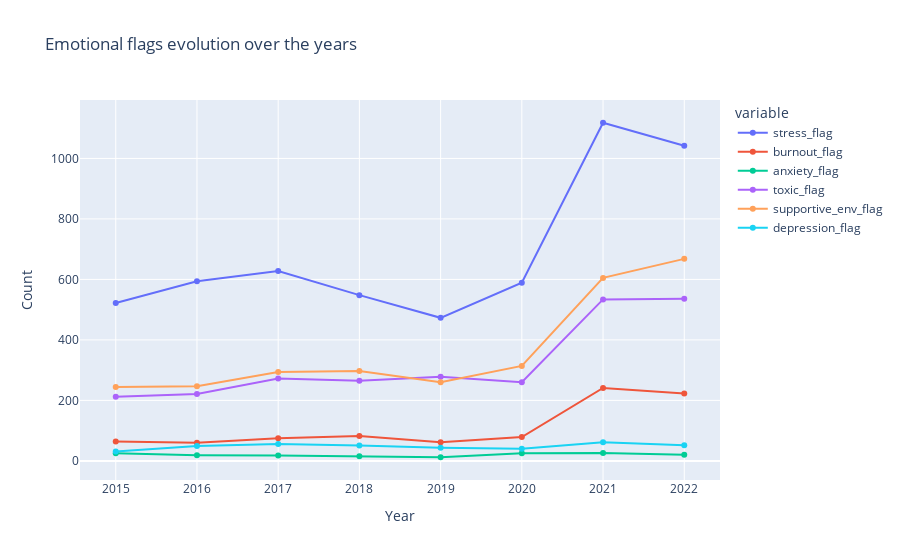

The notebook cell this image was saved under:
### Code cell
# reset index
aggregated_flags_by_year_reset = aggregated_flags_by_year.reset_index()

# create a plotly line plot
fig = px.line(aggregated_flags_by_year_reset, 
              x='year', 
              y=combined_flags, 
              title='Emotional flags evolution over the years',
              labels={'value': 'Count', 'year': 'Year'},
              markers=True)

# Show the plot
fig.show()

### Figure 1 — Plotly figure (JSON) as saved in the notebook; plotly's stock layout.template omitted (floating-point values rounded to 4 significant figures)
{"data": [{"hovertemplate": "variable=stress_flag<br>Year=%{x}<br>Count=%{y}<extra></extra>", "legendgroup": "stress_flag", "line": {"color": "#636efa", "dash": "solid"}, "marker": {"symbol": "circle"}, "mode": "lines+markers", "name": "stress_flag", "orientation": "v", "showlegend": true, "type": "scatter", "x": [2015, 2016, 2017, 2018, 2019, 2020, 2021, 2022], "xaxis": "x", "y": [522, 594, 628, 548, 473, 589, 1118, 1042], "yaxis": "y"}, {"hovertemplate": "variable=burnout_flag<br>Year=%{x}<br>Count=%{y}<extra></extra>", "legendgroup": "burnout_flag", "line": {"color": "#EF553B", "dash": "solid"}, "marker": {"symbol": "circle"}, "mode": "lines+markers", "name": "burnout_flag", "orientation": "v", "showlegend": true, "type": "scatter", "x": [2015, 2016, 2017, 2018, 2019, 2020, 2021, 2022], "xaxis": "x", "y": [64, 60, 75, 82, 62, 79, 241, 223], "yaxis": "y"}, {"hovertemplate": "variable=anxiety_flag<br>Year=%{x}<br>Count=%{y}<extra></extra>", "legendgroup": "anxiety_flag", "line": {"color": "#00cc96", "dash": "solid"}, "marker": {"symbol": "circle"}, "mode": "lines+markers", "name": "anxiety_flag", "orientation": "v", "showlegend": true, "type": "scatter", "x": [2015, 2016, 2017, 2018, 2019, 2020, 2021, 2022], "xaxis": "x", "y": [25, 19, 18, 15, 12, 25, 26, 20], "yaxis": "y"}, {"hovertemplate": "variable=toxic_flag<br>Year=%{x}<br>Count=%{y}<extra></extra>", "legendgroup": "toxic_flag", "line": {"color": "#ab63fa", "dash": "solid"}, "marker": {"symbol": "circle"}, "mode": "lines+markers", "name": "toxic_flag", "orientation": "v", "showlegend": true, "type": "scatter", "x": [2015, 2016, 2017, 2018, 2019, 2020, 2021, 2022], "xaxis": "x", "y": [212, 221, 272, 265, 278, 260, 534, 536], "yaxis": "y"}, {"hovertemplate": "variable=supportive_env_flag<br>Year=%{x}<br>Count=%{y}<extra></extra>", "legendgroup": "supportive_env_flag", "line": {"color": "#FFA15A", "dash": "solid"}, "marker": {"symbol": "circle"}, "mode": "lines+markers", "name": "supportive_env_flag", "orientation": "v", "showlegend": true, "type": "scatter", "x": [2015, 2016, 2017, 2018, 2019, 2020, 2021, 2022], "xaxis": "x", "y": [244, 247, 294, 297, 260, 314, 605, 668], "yaxis": "y"}, {"hovertemplate": "variable=depression_flag<br>Year=%{x}<br>Count=%{y}<extra></extra>", "legendgroup": "depression_flag", "line": {"color": "#19d3f3", "dash": "solid"}, "marker": {"symbol": "circle"}, "mode": "lines+markers", "name": "depression_flag", "orientation": "v", "showlegend": true, "type": "scatter", "x": [2015, 2016, 2017, 2018, 2019, 2020, 2021, 2022], "xaxis": "x", "y": [31, 49, 56, 51, 43, 40, 62, 52], "yaxis": "y"}], "layout": {"legend": {"title": {"text": "variable"}, "tracegroupgap": 0}, "title": {"text": "Emotional flags evolution over the years"}, "xaxis": {"anchor": "y", "domain": [0, 1], "title": {"text": "Year"}}, "yaxis": {"anchor": "x", "domain": [0, 1], "title": {"text": "Count"}}}}
